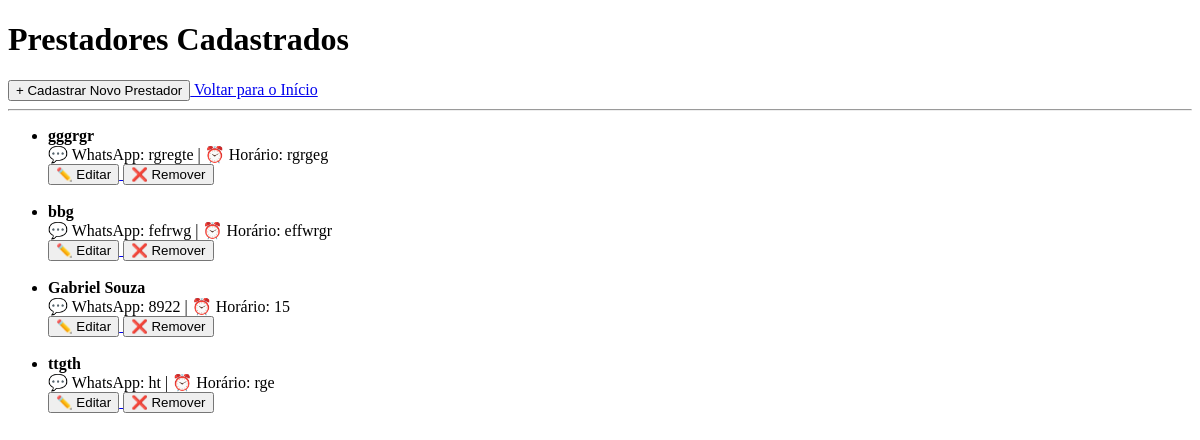
Before: /prestadores/ with the older database file.
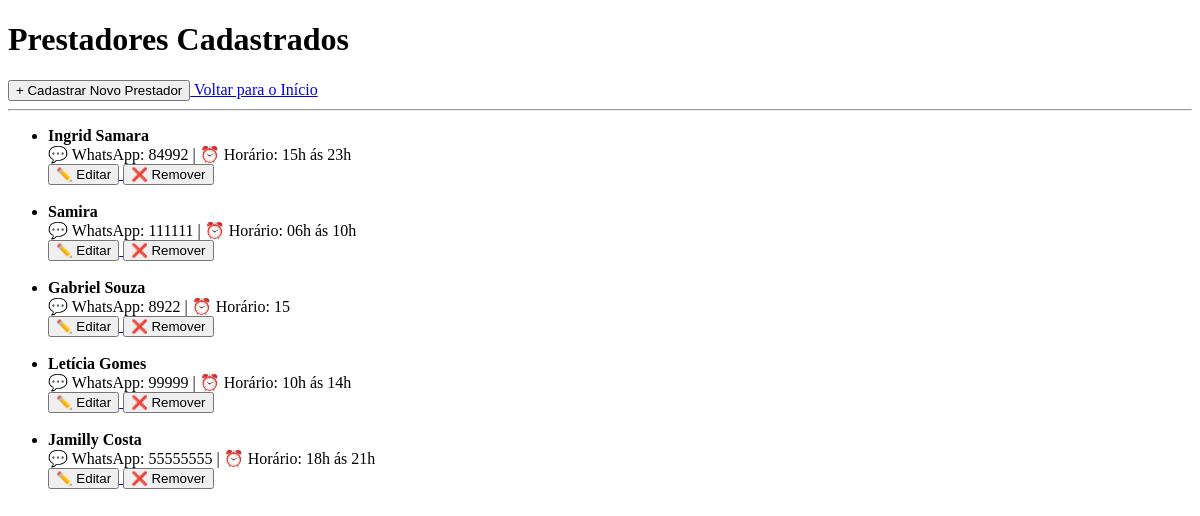
After: the same page with the newer database file.
### core/models.py (models this page shows, shortened)
class Prestador(models.Model):
    nome = models.CharField(max_length=150)
    cpf = models.CharField(max_length=14, unique=True)
    email = models.EmailField(max_length=100, unique=True)
    senha = models.CharField(max_length=255)
    whatsapp = models.CharField(max_length=20)
    horario = models.CharField(max_length=100, blank=True, null=True)

### core/views.py (the view)
# urls.py: path('prestadores/', views.listar_prestadores, name='listar_prestadores'),
def listar_prestadores(request):
    prestadores = Prestador.objects.all()
    contexto = {
        'prestadores': prestadores
    }
    return render(request, 'prestadores.html', contexto)

### core/templates/prestadores.html (shortened to what this page needs)
<!DOCTYPE html>
<html lang="pt-br">
<head>
</head>
<body>
    <h1>Prestadores Cadastrados</h1>
    <a href="{% url 'cadastrar_servico' %}">
        <button>+ Cadastrar Novo Prestador</button>
    </a>
    <a href="{% url 'inicial' %}">Voltar para o Início</a>
    <hr>
    <ul>
    {% for prestador in prestadores %}
        <li>
            <strong>{{ prestador.nome }}</strong><br>
            💬 WhatsApp: {{ prestador.whatsapp }} | ⏰ Horário: {{ prestador.horario }}<br>
            <a href="{% url 'editar_prestador' prestador.id %}">
                <button>✏️ Editar</button>
                <a href="{% url 'remover_prestador' prestador.id %}"><button> ❌ Remover </button></a>
            </a>
        </li>
        <br>
    {% empty %}
        <li>Nenhum prestador cadastrado até o momento.</li>
    {% endfor %}
    </ul>
</body>
</html>

Changed rows visible on the page:
removed Prestador: nome "bbg", whatsapp "fefrwg", horario "effwrgr"
changed Prestador: nome "gggrgr" → "Ingrid Samara"; whatsapp "rgregte" → "84992"; horario "rgrgeg" → "15h ás 23h"
added Prestador: nome "Samira", whatsapp "111111", horario "06h ás 10h"
changed Prestador: nome "ttgth" → "Letícia Gomes"; whatsapp "ht" → "99999"; horario "rge" → "10h ás 14h"
added Prestador: nome "Jamilly Costa", whatsapp "55555555", horario "18h ás 21h"
